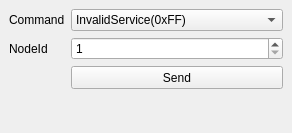
<?xml version="1.0" encoding="UTF-8"?>
<ui version="4.0">
 <author>Ramakrishnan Periyakaruppan</author>
 <class>NmtCommandsDock</class>
 <widget class="QDockWidget" name="NmtCommandsDock">
  <property name="geometry">
   <rect>
    <x>0</x>
    <y>0</y>
    <width>292</width>
    <height>133</height>
   </rect>
  </property>
  <property name="minimumSize">
   <size>
    <width>243</width>
    <height>133</height>
   </size>
  </property>
  <property name="maximumSize">
   <size>
    <width>524287</width>
    <height>150</height>
   </size>
  </property>
  <property name="windowTitle">
   <string>Send NMT Command</string>
  </property>
  <widget class="QWidget" name="dockWidgetContents">
   <layout class="QFormLayout" name="formLayout">
    <item row="0" column="0">
     <widget class="QLabel" name="label">
      <property name="text">
       <string>Command</string>
      </property>
     </widget>
    </item>
    <item row="0" column="1">
     <widget class="QComboBox" name="nmtCommand">
      <item>
       <property name="text">
        <string>InvalidService(0xFF)</string>
       </property>
      </item>
      <item>
       <property name="text">
        <string>StartNode(0x21)</string>
       </property>
      </item>
      <item>
       <property name="text">
        <string>StopNode(0x22)</string>
       </property>
      </item>
      <item>
       <property name="text">
        <string>EnterPreOperational2(0x23)</string>
       </property>
      </item>
      <item>
       <property name="text">
        <string>EnableReadyToOperate(0x24)</string>
       </property>
      </item>
      <item>
       <property name="text">
        <string>ResetNode(0x28)</string>
       </property>
      </item>
      <item>
       <property name="text">
        <string>ResetCommunication(0x29)</string>
       </property>
      </item>
      <item>
       <property name="text">
        <string>ResetConfiguration(0x2A)</string>
       </property>
      </item>
      <item>
       <property name="text">
        <string>SwReset(0x2B)</string>
       </property>
      </item>
     </widget>
    </item>
    <item row="1" column="0">
     <widget class="QLabel" name="label_2">
      <property name="text">
       <string>NodeId</string>
      </property>
     </widget>
    </item>
    <item row="1" column="1">
     <widget class="QSpinBox" name="nodeId">
      <property name="minimum">
       <number>1</number>
      </property>
      <property name="maximum">
       <number>255</number>
      </property>
      <property name="value">
       <number>1</number>
      </property>
     </widget>
    </item>
    <item row="2" column="1">
     <widget class="QPushButton" name="sendNmtBtn">
      <property name="minimumSize">
       <size>
        <width>0</width>
        <height>23</height>
       </size>
      </property>
      <property name="toolTip">
       <string>Sends the NMT command to the stack</string>
      </property>
      <property name="text">
       <string>Send</string>
      </property>
     </widget>
    </item>
    <item row="3" column="0" colspan="2">
     <widget class="QLabel" name="nmtResult">
      <property name="text">
       <string/>
      </property>
     </widget>
    </item>
   </layout>
  </widget>
 </widget>
 <resources/>
 <connections/>
</ui>
